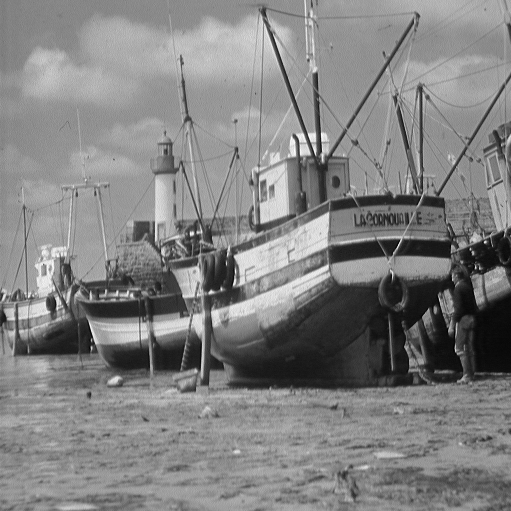
#> input picture Practicas/practica5/images/boat.511.tiff, 511 x 511 px
$ python ejercicio4.py
#> lines starting #> are read from the running program, lines starting #| are printed output that depends on the picture; after the words box and inside, x2 and y2 are one past the last pixel; in counts of white or black regions, pixels touching at a corner belong together
### Practicas/practica5/ejercicio3.py
"""
A partir de las máscaras gaussianas centradas que has generado en los ejercicios 1 y 2, muestra en una misma
gráfica el perfil de la línea central de cada máscara, es decir, la fila 255 de la misma (la imagen es de 511x511).
Muestra en rojo la línea del ejercicio 1 y en azul la del ejercicio 2. Para apreciar mejor las diferencias,
puedes mostrar solo la parte central de cada fila, por ejemplo, la parte comprendida entre los índices 240 y 270
(ambos incluidos).

Comenta las gráficas obtenidas. ¿Puedes explicar ahora por qué la transformada de Fourier de la segunda gaussiana
se parece más a la transformada de un filtro media que a la transformada de un filtro gaussiano? ¿Puedes dar alguna
recomendación a la hora de diseñar un filtro gaussiano?
"""

import skimage as ski
import matplotlib.pyplot as plt
import numpy as np
import scipy
import scipy.fft as fft

class ComparacionTTFConvolucion():
    def __init__(self, tam, imagen, sigma=None):
        self.tam = tam
        self.sigma = sigma
        self.imagen = imagen

    # [14 lines left out: functions mascara_gaussiana_unidimencional, mascara_gaussiana_bidimencional, not called in this run]

    def mascara_media_unidimencional(self):
        vector = np.ones(self.tam) / self.tam
        return vector

    # [5 lines left out: function mascara_media_bidimencional, not called in this run]

    def centralizar_mascara(self, mascara):
        mascara_centrada = np.zeros(self.imagen.shape)
        fila_i = self.imagen.shape[0] // 2 - self.tam // 2
        col_i = self.imagen.shape[1] // 2 - self.tam // 2
        mascara_centrada[fila_i:fila_i + self.tam, col_i:col_i + self.tam] = mascara
        return mascara_centrada

    def convolucion_espacio(self, mascara):
        return scipy.ndimage.convolve(self.imagen, mascara, mode="wrap")

    def convolucion_frecuencia(self, mascara):
        FTimagen = fft.fft2(self.imagen)
        mascara_en_origen = fft.ifftshift(mascara)
        FTmascara = fft.fft2(mascara_en_origen)
        return FTimagen * FTmascara

    def recuperar_resultado(self, FTimagen_filtrada):
        res_filtro_FT = fft.ifft2(FTimagen_filtrada)
        res_filtro_real = np.real(res_filtro_FT)
        res_filtro_imag = np.imag(res_filtro_FT)
        if not np.allclose(res_filtro_imag, np.zeros(self.imagen.shape)):
            print("Warning. Algo no está yendo bien!!!")
        return res_filtro_real

    # [12 lines left out: function graficar_perfil, not called in this run]

    def run(self):
        self.graficar_perfil()
        #self.graficar_perfiles()

# [15 lines that do not run on import are left out]

### Practicas/practica5/ejercicio4.py
"""
Como ya hemos visto, el ejemplo 3 de teoría permite comprobar el teorema de la convolución, es decir,
que la convolución en el espacio es equivalente a un producto punto a punto en las frecuencias.

En la práctica anterior habíamos visto que, cuando una máscara de convolución 2D es separable, realizar
dos convoluciones con los vectores unidimensionales correspondientes es mucho más eficiente que
realizar la convolución con la máscara 2D. En este ejercicio, vamos a comparar los tiempos de
realizar una convolución utilizando dos máscaras unidimensionales frente a realizarla en la frecuencia.

Para ello, vamos a aplicar el filtro media con tamaños de máscara impares desde 3x3 hasta 103x103 con
paso 10, sobre una imagen cualquiera, por ejemplo, boat.511.tiff. Cuando realicemos la convolución en el
espacio lo haremos aprovechando que la máscara es separable.

Como resultado del ejercicio, debes mostrar un resultado similar al siguiente:

(imagen de ejemplo)

Como puedes ver, aparece la imagen utilizada en la prueba y dos gráficas: la línea roja muestra el tiempo
empleado por las convoluciones 1D en el espacio para cada tamaño de máscara, mientras que la línea azul
muestra el tiempo empleado cuando trabajamos en las frecuencias.

Para evitar fluctuaciones extrañas en las gráficas, debes repetir cada convolución un cierto número de veces y
considerar su tiempo de ejecución como el promedio de todas las repeticiones. En la gráfica anterior,
cada convolución se repitió 20 veces.

Comenta las gráficas obtenidas. Céntrate en la diferencia de tiempos de ejecución cuando trabajamos en el
espacio con máscaras 1D o en las frecuencias y las similitudes y diferencias con la gráfica similar que
obtuviste en la práctica anterior.

Explicacion del profesor:
En la practica 4, se compara la mascara media bidimensional contra una mascara unidimensional en
vertical y horizontal.
"""

from ejercicio3 import ComparacionTTFConvolucion
import skimage as ski
import matplotlib.pyplot as plt
import numpy as np
import scipy
import scipy.fft as fft
import time


def main():
    imagen = ski.io.imread("images/boat.511.tiff")
#> imagen is the input picture: shape (511, 511); min 0, max 255, mean 129.7
    imagen = ski.util.img_as_float(imagen)

    tamaños = np.arange(3, 104, 10)
    tiempos_1D = []
    tiempos_FT = []

    tiempos_1D_promedio = []
    tiempos_FT_promedio = []

    for tam in tamaños:
        for i in range(20):
            print(f"Calculando para tamaño de máscara {tam}")
            comparacion = ComparacionTTFConvolucion(tam, imagen)
            mascara = comparacion.mascara_media_unidimencional()
            vectorH = mascara.reshape(1, tam)
            vectorV = mascara.reshape(tam, 1)
            mascara /= np.sum(mascara)

            mascara_centrada = comparacion.centralizar_mascara(mascara)

            # 1D
            inicio1D = time.time()
            resH = scipy.ndimage.convolve(imagen, vectorH)
            res1D = scipy.ndimage.convolve(resH, vectorV)
            fin1D = time.time()
            tiempo1D = fin1D - inicio1D
            tiempos_1D.append(tiempo1D)

            # FT
            inicioFT = time.time()
            FTimagen_filtrada = comparacion.convolucion_frecuencia(mascara_centrada)
            res_filtro_FT = comparacion.recuperar_resultado(FTimagen_filtrada)
            finFT = time.time()
            tiempoFT = finFT - inicioFT
            tiempos_FT.append(tiempoFT)

        tiempos_1D_promedio.append(np.mean(tiempos_1D))
        tiempos_FT_promedio.append(np.mean(tiempos_FT))
#> this loop made 11 passes
#> pass 1, in recuperar_resultado, `res_filtro_imag = np.imag(res_filtro_FT)`:
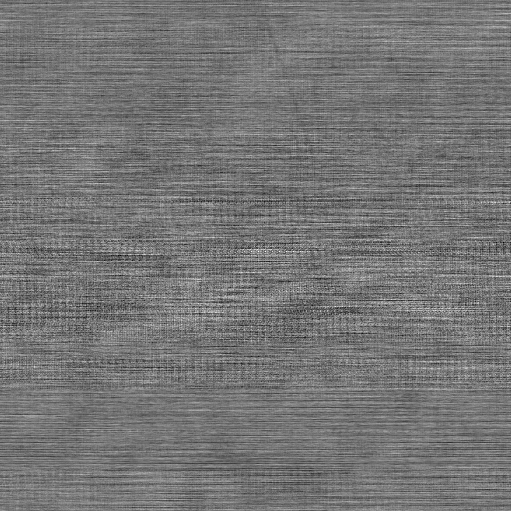
#> res_filtro_imag: shape (511, 511) float64; min -4.39e-16, max 5.13e-16, mean -6.28e-34; drawn with min black and max white
#> pass 1, in convolucion_frecuencia (call 2), `mascara_en_origen = fft.ifftshift(mascara)`:
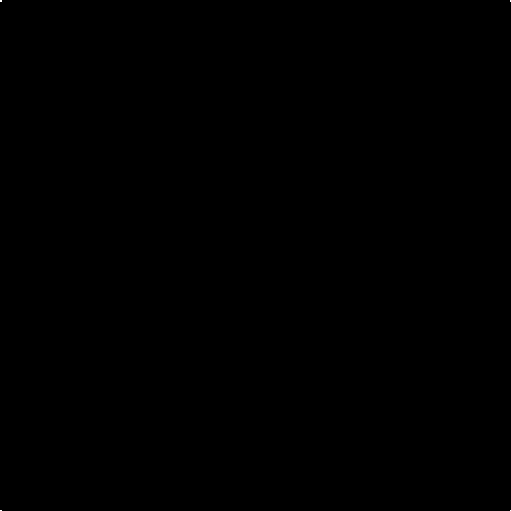
#> mascara_en_origen: shape (511, 511) float64; values 0 (black) and 0.333 (white), 0% white in thin lines or dots
#> after the loop:
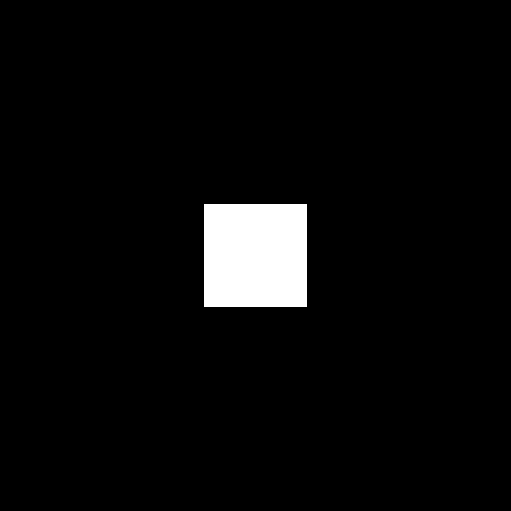
#> mascara_centrada: shape (511, 511) float64; values 0 (black) and 0.00971 (white), 4.1% white; 1 white region, box (x1, y1, x2, y2) and area: (204, 204, 307, 307) 10609
#> after the loop:
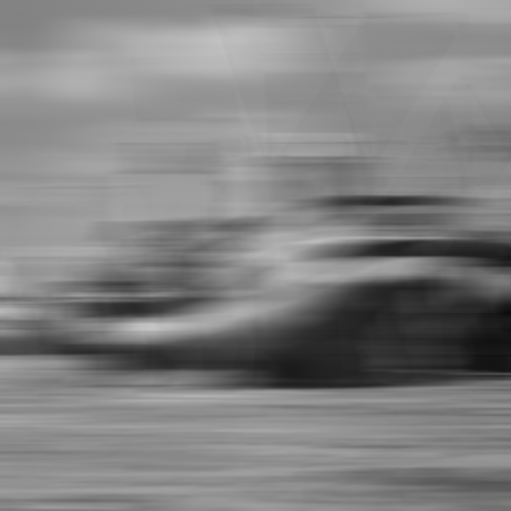
#> resH: shape (511, 511) float64; min 0.0496, max 0.777, mean 0.509
#> after the loop, tiempos_1D = 220 values, max 0.0798 at index 189, min 0.00466 at index 8, mean 0.0418; tiempos_1D_promedio = [0.00513, 0.00862, 0.012, 0.0164, 0.0196, 0.0235, 0.0274, 0.0311, 0.0344, 0.0382, 0.0418]; tiempos_FT = 220 values, max 0.0815 at index 0, min 0.0342 at index 29, mean 0.0371; tiempos_FT_promedio = [0.0396, 0.038, 0.0376, 0.0374, 0.0372, 0.0372, 0.0372, 0.0371, 0.0372, 0.0372, 0.0371]

    fig, ax = plt.subplots()
    print(tiempos_1D_promedio)
    print(tiempos_FT_promedio)
    ax.plot(tamaños, tiempos_1D_promedio, 'r', label="1D")
    ax.plot(tamaños, tiempos_FT_promedio, 'b', label="FT")
    ax.set_xlabel("Tamaño de la máscara")
    ax.set_ylabel("Tiempo (s)")
    ax.legend()
    plt.show()
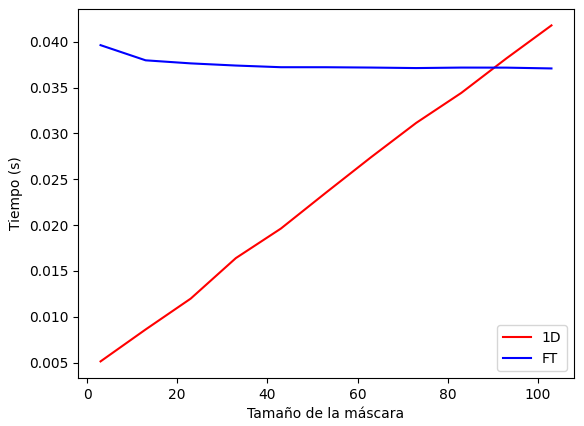
#> figure drawn by matplotlib, 1 panel; curve peaks at x = 103, y = 0.0418; curve peaks at x = 3, y = 0.0396


if __name__ == "__main__":
    main()
